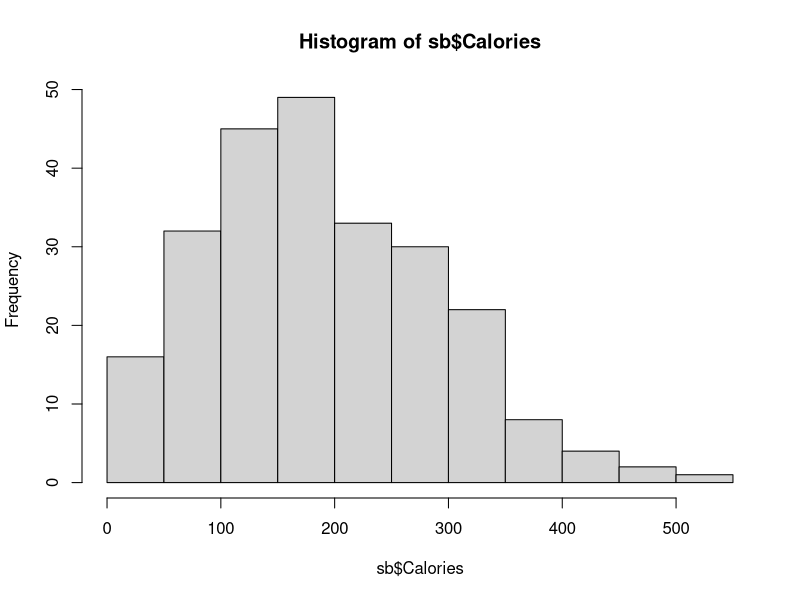

The R script that drew this image:
# ============================================================
# Starbucks Beverage Data — Exploratory Analysis
# ============================================================

# Set the working directory to the folder containing the data file
setwd("/cloud/project/Starbucks Data")

# Install the tidyverse package (collection of data science packages:
# dplyr, ggplot2, readr, etc.)
# NOTE: fixed typo — original had "tidverse", should be "tidyverse"
install.packages("tidyverse")

# Load the tidyverse package into the session so its functions are available
library(tidyverse)

# --------------------------------------------------------------
# Load and inspect the data
# --------------------------------------------------------------

# Read in the Starbucks CSV file as a data frame/tibble
sb <- read_csv("starbucks_26FA_practice.csv")

# Preview the first few rows of the dataset
slice_head(sb)

# Show the structure of the dataset: column names, types, sample values
str(sb)

# Summary statistics (min, max, mean, quartiles, NAs) for every column
summary(sb)

# Summary statistics for just the Calories column
summary(sb$Calories)

# --------------------------------------------------------------
# Explore the Beverage_category column
# --------------------------------------------------------------

# Frequency count of each beverage category
table(sb$Beverage_category)

# Same frequency count, but converted to proportions (relative frequencies)
prop.table(table(sb$Beverage_category))

# NOTE: "sd" doesn't exist — this should reference the sb data frame.
# Fixed typo: sd -> sb
nrow(sb)

# --------------------------------------------------------------
# Clean the data
# --------------------------------------------------------------

# Remove duplicate rows, keeping only distinct/unique observations
sb <- distinct(sb)

# Convert the Caffeine (mg) column to numeric
# (it may have been read in as character/text due to formatting issues)
sb$`Caffeine (mg)` <- as.numeric(sb$`Caffeine (mg)`)

# Equivalent conversion using tidyverse (dplyr) syntax with the pipe operator
# (this line re-does the same conversion as above, just using mutate())
sb <- sb |>
  mutate(`Caffeine (mg)` = as.numeric(`Caffeine (mg)`))

# Rename columns to simpler, more consistent lowercase names
# NOTE: fixed typo — original had "proteign", should be "protein"
sb <- sb |>
  rename(fat = `Total Fat (g)`,
         sodium = `Sodium (mg)`,
         sugar = `Sugars (g)`,
         protein = `Protein (g)`,
         caffeine = `Caffeine (mg)`)

# --------------------------------------------------------------
# Explore caffeine content
# --------------------------------------------------------------

# Find the row(s) with the minimum caffeine value
sb |>
  slice_min(caffeine)

# Plot a histogram of the Calories column to see its distribution
hist(sb$Calories)

# --------------------------------------------------------------
# Create derived variables
# --------------------------------------------------------------

# Create a new column classifying each drink as "High" or "Low" calorie,
# based on whether it's above or below the average Calories value
# (na.rm = TRUE ensures missing values don't break the mean calculation)
sb <- sb |>
  mutate(high_cal_drink = if_else(Calories > mean(Calories, na.rm = TRUE),
                                   "High", "Low"))

# Two equivalent ways to subset only the high-calorie drinks:

# 1. Using dplyr's filter() function
high_cal_data <- filter(sb, high_cal_drink == "High")

# 2. Using base R's bracket/indexing syntax
high_cal_data <- sb[sb$high_cal_drink == "High", ]

# Create a categorical caffeine variable with four levels:
# "None" (0 mg), "Low" (<80 mg), "Medium" (<200 mg),
# "Missing" (NA values), and "High" (everything else, i.e. >=200 mg)
sb <- sb |>
  mutate(caffeine_cat = case_when(
    caffeine == 0 ~ "None",
    caffeine < 80 ~ "Low",
    caffeine < 200 ~ "Medium",
    is.na(caffeine) ~ "Missing",
    TRUE ~ "High"
  ))
